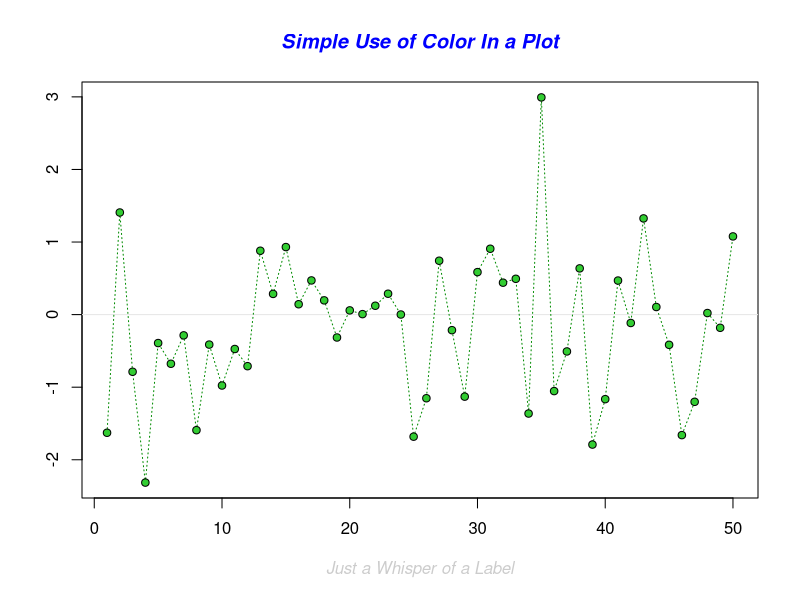
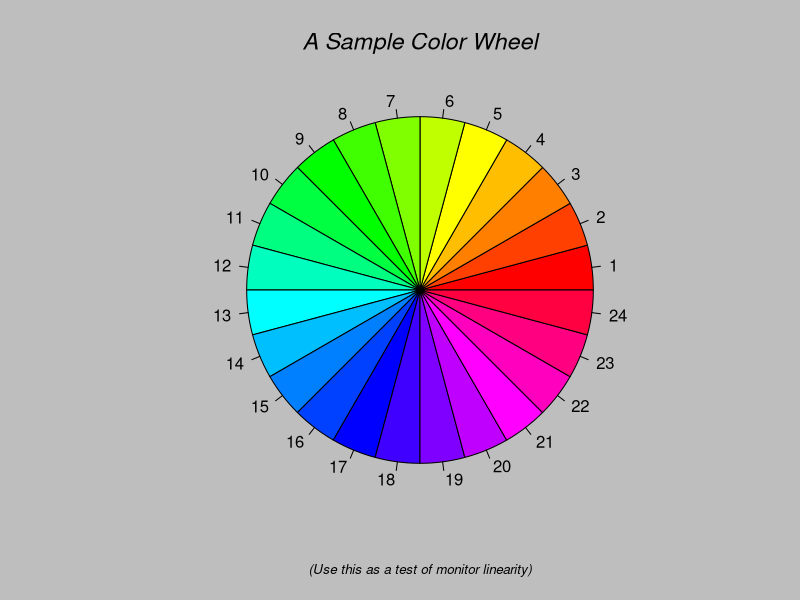
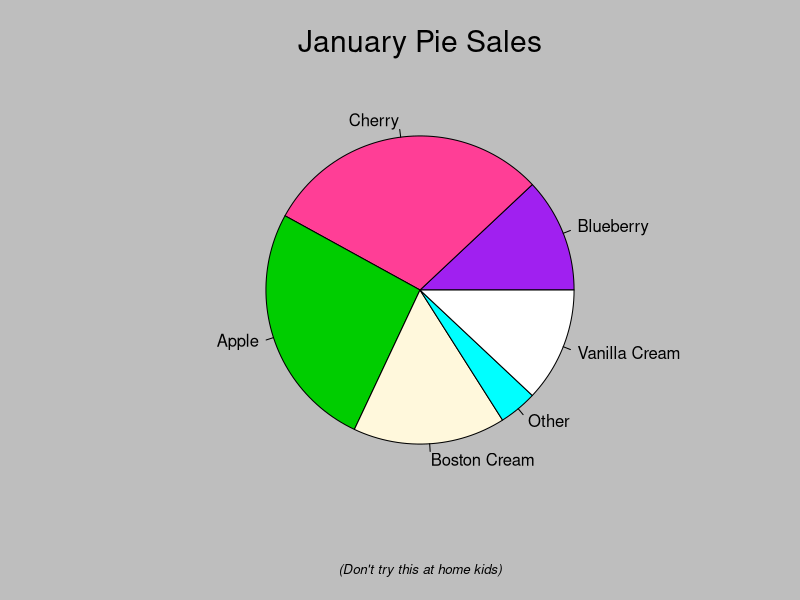
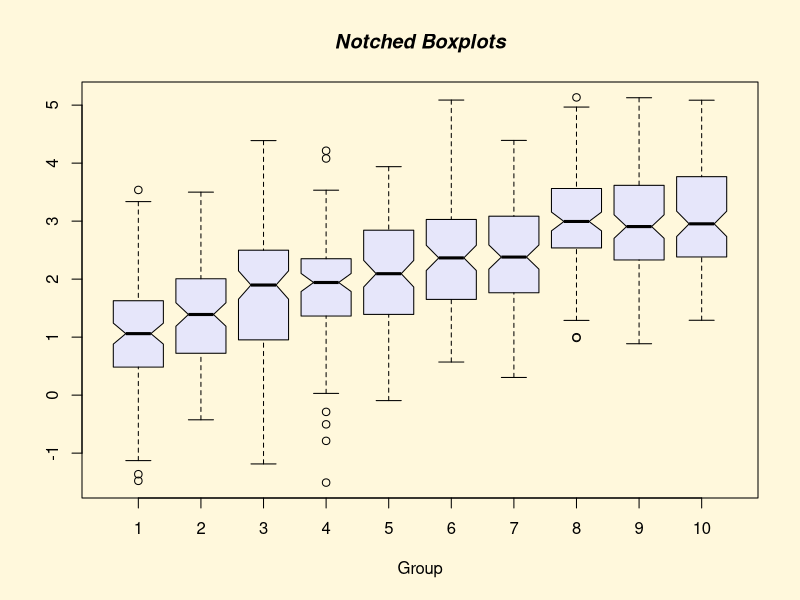
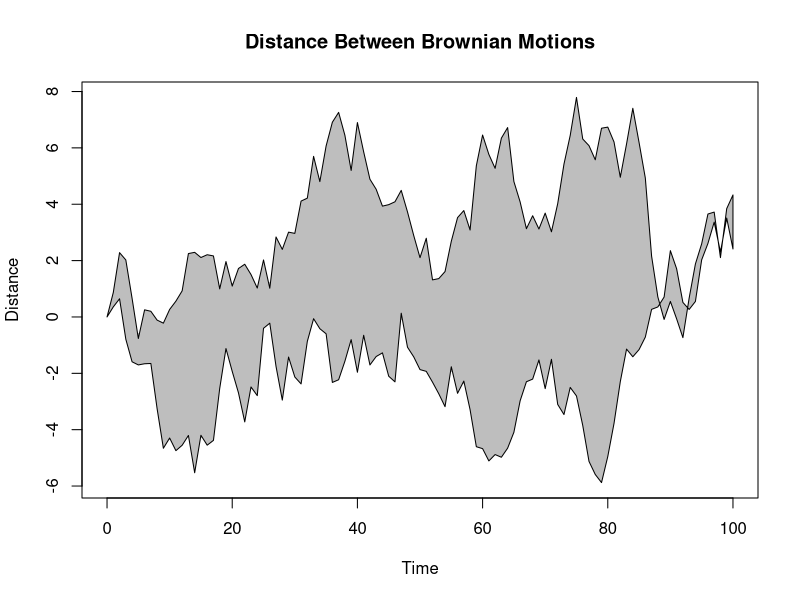
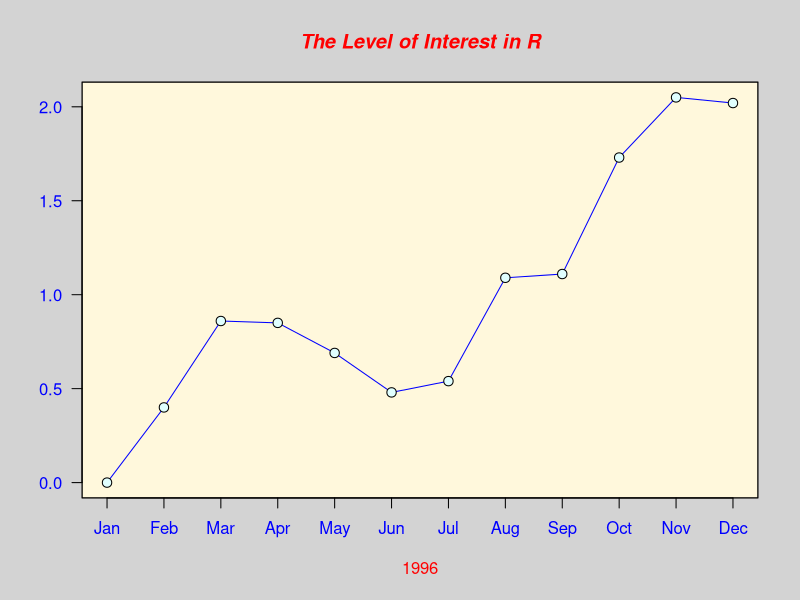
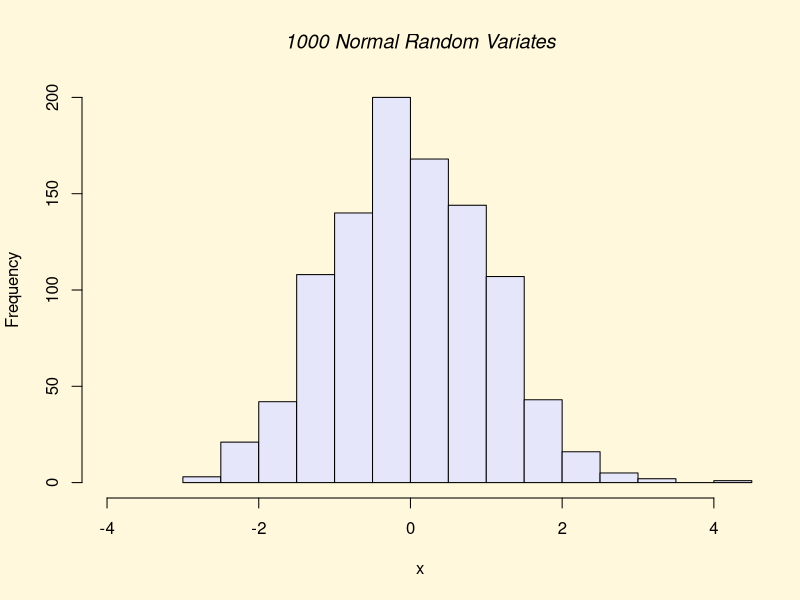
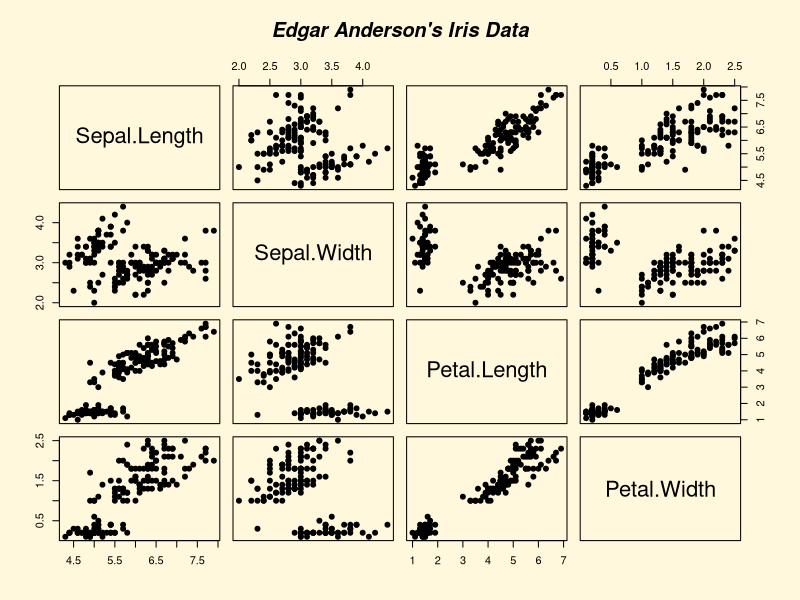

Recreate these plots in R, in order. (Note: this script raises an error after producing the figures.)
expanded_path <- path.expand('-')
install.packages('mice')

# import the libraries ---------------------------------------------------------
library(mice)
library(tidyverse)
library(data.table)
library(tidyverse)
library(dplyr)
library(ggplot2)
library(readr)
library(ggplot2)


# import the libraries ---------------------------------------------------------
expanded_path


demo()

demo(graphics)



# getting working directory ----------------------------------------------
wkdir <- getwd()



# setting working directory
setwd('F:/R programming/data cleaning/ug colleges')


getwd()


dir()

dir(pattern = '.txt')       

dir(pattern = '.R')   

file.exists('bamudb.R')

newdirPath <- 'createdbycode'

if ( file.exists(wkdir)) dir.create(newdirPath)

dir(pattern = 'create')

# creating a file
file.create('learning.R')

# getting working directory ----------------------------------------------


ggplot(data=diamonds,aes(x=price))+
  geom_histogram()



ggplot(data=diamonds,aes(x=price))+
  geom_histogram(fill='green',col='orange')


ggplot(diamonds,aes(x=price))+
  geom_bar()


ggplot(data = diamonds,aes(x=cut,fill = cut))+
  geo_bar()



view(diamonds)


ggplot(data = diamonds,aes(x=carat,y=price,col=cut))+
  geom_point()



ggplot(data=diamonds,aes(x=clarity,y=carat)) +
  geom_boxplot()


ggplot(data=diamonds,aes(x=clarity,y=carat,fill=cut))+
  geom_boxplot()




clean$data <- diamonds[!duplicated(data),]

view(clean)

view(clean$data)


#=================================================================

# remove duplicates 
duplicate <- bamudb$PROGRAMME.NAME
cleandata <- duplicate[!duplicated(duplicate)]
view(cleandata)



# Explore how duplicated() flags dulicate rows 

# Experiment with growing variables to identify duplicates in specific columns 

#=================================================================

# Handle Missing DAta


df <- data.frame(bamudb)

duplicates <- df[duplicated(df$PROGRAMME.NAME),]

duplicates <- bamudb[duplicated(bamudb),]

View(duplicates)

#=================================================================



# Find the column number for "Age"

column_number <- which(colnames(bamudb) == "NAME.OF.THE.APPLICANT")

column_number


View(head(bamudb))



# View basic structure
dim(bamudb) # Check dimensions (rows and columns)
str(bamudb) # View structure of the dataset




colnames(bamudb)



# N======================= SEarch Name from a table =====================
partial_name <- "pranav"
result <- bamudb[grepl(partial_name, data$NAME.OF.THE.APPLICANT, ignore.case = TRUE), ]
result
View(result)

# N======================= SEarch Name from a table =====================

#................ get the missing cOlumns and missing counts 

sum(is.na(bamudb))        # Total missing values
colSums(is.na(bamudb))    # Missing values per column
View(length(colSums(is.na(bamudb))))


# N===================================== =================================
# ----------- remove those columns where all the values are NA ----------------

# Remove columns where all values are NA
View(colSums(is.na(bamudb)))

data_cleaned <- bamudb[, colSums(!is.na(bamudb)) == 18736]

# Print the result
print(data_cleaned)
View(data_cleaned)
summary(data_cleaned)
View(summary(data_cleaned))
nrow(data_cleaned)
ncol(data_cleaned)

### NOW CAN SEE THE THERE ARE ONLY 152 COLS ARE THER REMOVED UNWANTED REST OF THE COLUMNS 
# ............. EARLIER WE HAD 815 COLUMNS 

# N===================================== =====================



vari <- aggregate(Scores ~ Gender, data = bamudb, FUN = mean)


table(bamudb$GENDER)


programmes <- table(bamudb$PROGRAMME.NAME)
View(table(bamudb$PROGRAMME.NAME))

programmes <- data.frame(programmes)

View(arrange(desc(programmes)))


# N===================================== =====================

# ------------ working with mice package -----------------------


imputed_data <- mice(bamudb, method = "doct")

### learn it later
#!!!!!!!!!!!!!!!!!!!! Understand imputation models (predictive mean matching, logistic regression).!!!




# N===================================== =====================
# N===================================== =====================
# N===================================== =====================


### 









